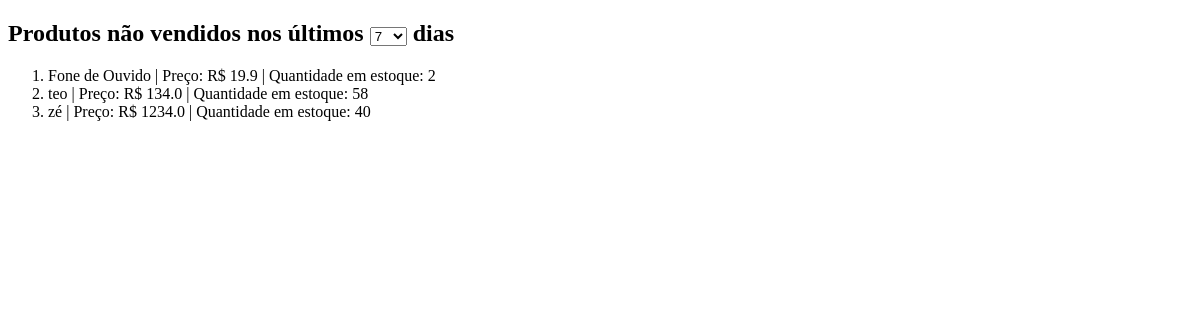
The app's page /relatorios/, older data.
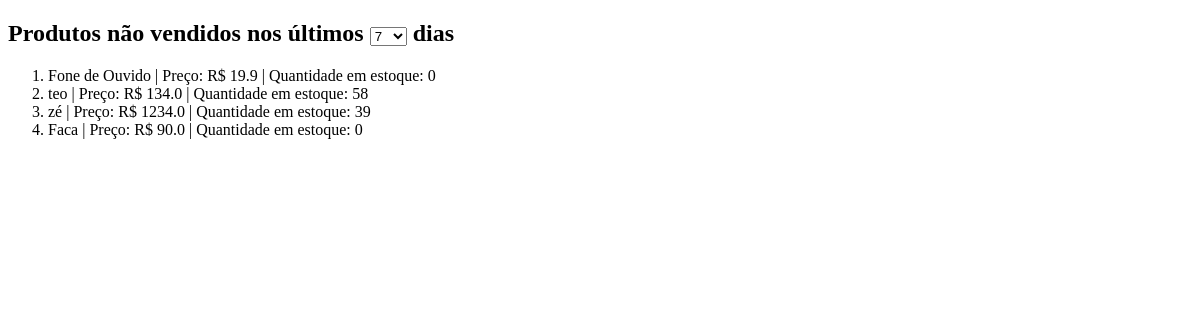
The same page, newer data.
### models/produtos.py (models this page shows, shortened)
class Produto(Base):
    __tablename__ = 'tb_produtos'
    pro_id: Mapped[int] = mapped_column(primary_key=True, autoincrement=True)
    pro_nome: Mapped[str] = mapped_column(nullable=False)
    pro_descricao: Mapped[str] = mapped_column(nullable=False)
    pro_preco: Mapped[float] = mapped_column(nullable=False)
    pro_estoque: Mapped[int] = mapped_column()

### controllers/relatorios.py (the view)
@relatorio_bp.route('/', methods=['GET', 'POST'])
def filtros():
    consulta = []
    dias = request.form.get("dias", type=int, default=7)
    result = []
    print("metodo post")
    try:
        sql_mysql = text("""
            SELECT pro_nome, pro_preco, pro_estoque
            FROM tb_produtos
            WHERE pro_id NOT IN (
                SELECT vpr_pro_id
                FROM tb_vendas_produtos
                JOIN tb_vendas ON vpr_ven_id = ven_id
                WHERE ven_data >= CURDATE() - INTERVAL :dias DAY
            )
        """)
        sql_sqlite = text("""
SELECT pro_nome, pro_preco, pro_estoque
FROM tb_produtos
WHERE pro_id NOT IN (
    SELECT DISTINCT vpr_pro_id
    FROM tb_vendas_produtos
    JOIN tb_vendas ON vpr_ven_id = ven_id
    WHERE ven_data >= DATE('now', '-? days')
)
""")
        consulta = session.execute(sql_sqlite, {"dias": dias}).fetchall()
        print(consulta)
        subquery = (
            session.query(VendaProdutos.vpr_pro_id)
            .join(Venda, VendaProdutos.vpr_ven_id == Venda.ven_id)
            .filter(Venda.ven_data >= func.date('now', f'-{dias} days'))  # Usar função compatível com SQLite
            .subquery()
        )
        query = (
            session.query(Produto.pro_nome, Produto.pro_preco, Produto.pro_estoque)
            .filter(Produto.pro_nome.not_in(select(subquery)))  # Força o uso de SELECT
        )
        result = query.all()
        print("Resultado da consulta:", result)
    except Exception as e:
        print(f"Erro ao gerar relatório: {str(e)}", "error")
        flash(f"Erro ao gerar relatório: {str(e)}", "error")
    finally:
        return render_template("relatorios/filtros.html", produtos=result)

### templates/relatorios/filtros.html (shortened to what this page needs)
{% extends "model.html" %}
{% block content %}
<div>
    <h2>Produtos não vendidos nos últimos
        <form action="{{ url_for('relatorio.filtros') }}" method="post" style="display:inline;">
            <select name="dias" id="dias" onchange="this.form.submit()">
                <option value="7" {% if request.form.get('dias') == '7' %}selected{% endif %}>7</option>
            </select>
        </form>
        dias
    </h2>
    <ol>
        {% if produtos %}
            {% for produto in produtos %}
            <li>{{ produto.pro_nome }} | Preço: R$ {{ produto.pro_preco }} | Quantidade em estoque: {{ produto.pro_estoque }}</li>
            {% endfor %}
        {% else %}
            <p>Nenhum produto encontrado.</p>
        {% endif %}
    </ol>
</div>
{% endblock %}

Row changes from the older to the newer data that the page shows:
changed Produto "Fone de Ouvido": pro_estoque "2" → "0"
changed Produto "zé": pro_estoque "40" → "39"
added Produto: pro_nome "Faca", pro_preco "90.0", pro_estoque "0"
